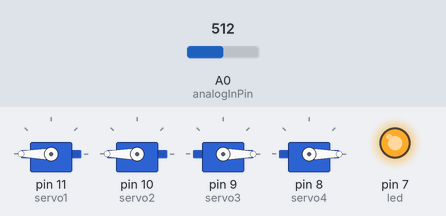
A sketch run on a simulated Arduino Uno, built with avr-gcc and run on an emulated ATmega328P. Parts: 4 × servo, output pins drawn as LEDs (lit = HIGH). Inputs (shaded band) come from the test bench; at power-on: A0 (analogInPin) = 512.

Above: at 6.8 s.
6.9 s: A0 (analogInPin) set to 588
13.6 s: A0 (analogInPin) set to 610
At 19.3 s:
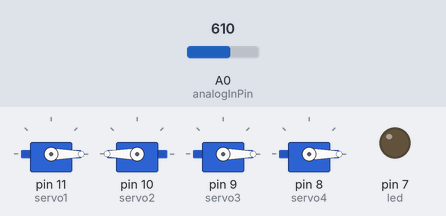
25.5 s: A0 (analogInPin) set to 590
At 30.9 s:
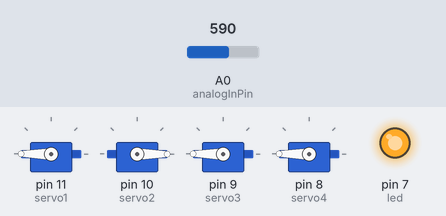
37.4 s: A0 (analogInPin) set to 716
At 45.1 s:
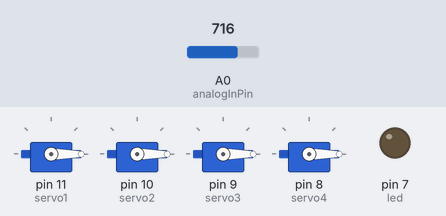
49.3 s: A0 (analogInPin) set to 511
At 56.7 s:
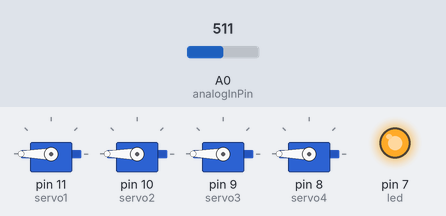
Timing chart, 0 to 61.5 s (numbered marks = the images above; inputs shaded):
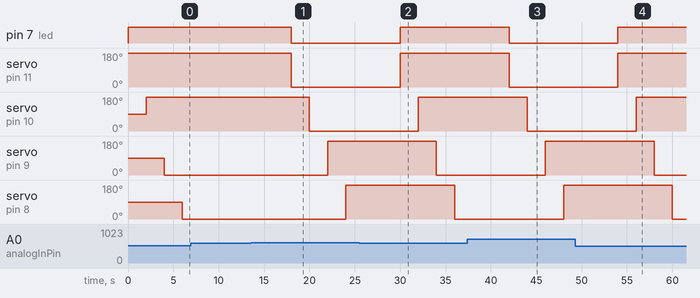

Measured:
- the behaviour switches between 599 and 600 on A0 (analogInPin) (found by bisection; images 0 and 1)
- after the input at 6.9 s, every drawn part: stays the same
- after the input at 13.6 s, pin 7 (led): HIGH → LOW after 4.4 s; servo on pin 11 (servo1): 180° → 0° after 4.4 s; servo on pin 10 (servo2): 180° → 0° after 6.4 s; servo on pin 9 (servo3): 0° → 180° after 8.4 s; servo on pin 8 (servo4): 0° → 180° after 10.4 s
- after the input at 25.5 s, pin 7 (led): LOW → HIGH after 4.5 s; servo on pin 11 (servo1): 0° → 180° after 4.5 s; servo on pin 10 (servo2): 0° → 180° after 6.5 s; servo on pin 9 (servo3): 180° → 0° after 8.5 s; servo on pin 8 (servo4): 180° → 0° after 10.5 s
- after the input at 37.4 s, pin 7 (led): HIGH → LOW after 4.6 s; servo on pin 11 (servo1): 180° → 0° after 4.6 s; servo on pin 10 (servo2): 180° → 0° after 6.6 s; servo on pin 9 (servo3): 0° → 180° after 8.6 s; servo on pin 8 (servo4): 0° → 180° after 10.6 s
- after the input at 49.3 s, pin 7 (led): LOW → HIGH after 4.7 s; servo on pin 11 (servo1): 0° → 180° after 4.7 s; servo on pin 10 (servo2): 0° → 180° after 6.7 s; servo on pin 9 (servo3): 180° → 0° after 8.7 s; servo on pin 8 (servo4): 180° → 0° after 10.7 s

The sketch:

Salamandra_Motion.ino
```cpp
#include <Servo.h>

Servo servo1;
Servo servo2;

Servo servo3;
Servo servo4;


int led = 7;
int angle = 0;
const int analogInPin = A0;
int sensorValue = 0;


void setup() {
  pinMode(led, OUTPUT);
  servo1.attach(11);
  servo2.attach(10);

  servo3.attach(9);
  servo4.attach(8);
}

void loop() {

  sensorValue = analogRead(analogInPin);

  if (sensorValue < 600) {
    digitalWrite(led, HIGH) ;

    servo1.write(180);
    delay(2000);
    servo2.write(180);
    delay(2000);

    servo3.write(-180);
    delay(2000);
    servo4.write(-180);


  }

  else {
    digitalWrite(led, LOW) ;

    servo1.write(-180);
    delay(2000);
    servo2.write(-180);
    delay(2000);

    servo3.write(180);
    delay(2000);
    servo4.write(180);

  }

}
```
